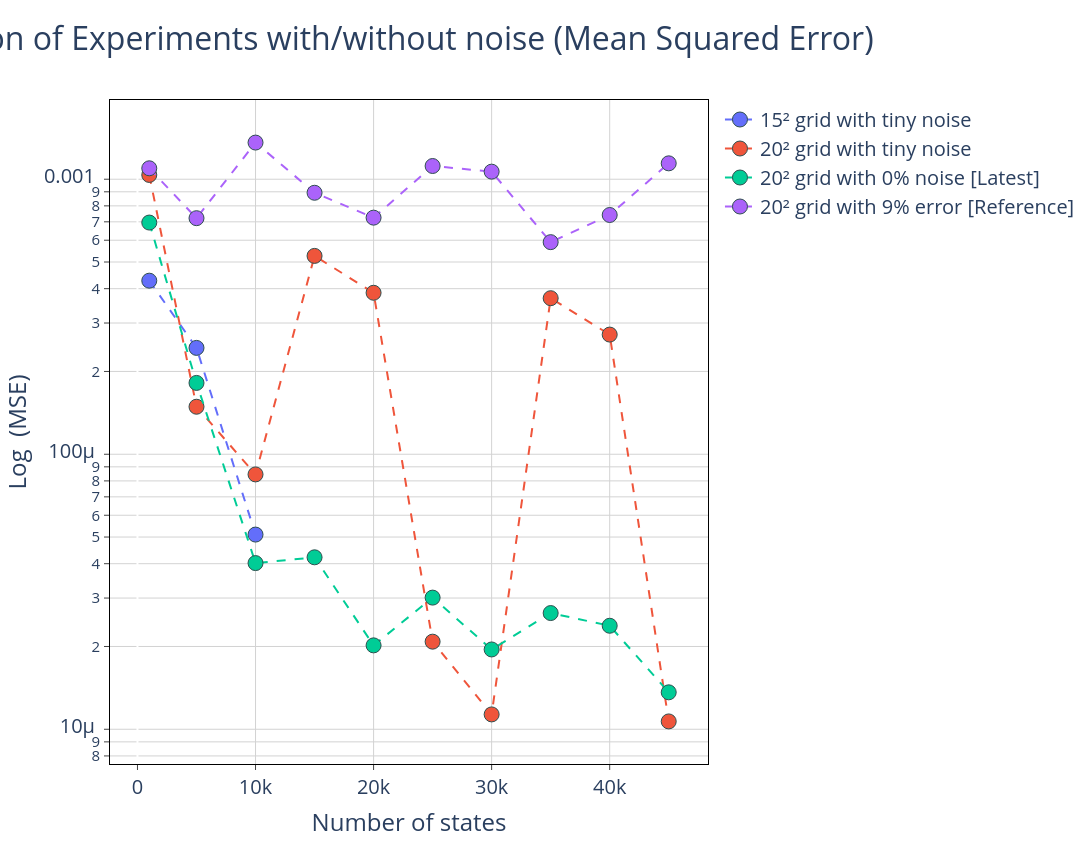

Notebook code for this chart:
### Code cell
# Configuración del subplot
fig = make_subplots(
    rows=1, 
    cols=1, 
     # Actualizado para que coincida con tus datos
)
"""
# Agregar la primera fila (row=1)
fig.add_trace(
    go.Scatter(
        x=df_50_pure['Nstates'], 
        y=df_50_pure['MSE'], 
        mode='lines+markers', 
        name='50² grid with 0% noise',
        line=dict(dash='dash')
    ),
    row=1, col=1
)

# Agregar la segunda fila (row=2)
fig.add_trace(
    go.Scatter(
        x=df_50_error['Nstates'], 
        y=df_50_error['MSE'], 
        mode='lines+markers', 
        name='50² grid with 30% noise',
        line=dict(dash='dash')
    ),
    row=1, col=1
)

# Agregar la tercera fila (row=3)
fig.add_trace(
    go.Scatter(
        x=df_10_error['Nstates'], 
        y=df_10_error['MSE'], 
        mode='lines+markers', 
        name='10² grid with 30% noise',
        line=dict(dash='dash')
    ),
    row=1, col=1
)
"""
fig.add_trace(
    go.Scatter(
        x=df_15_tiny_noise['Nstates'], 
        y=df_15_tiny_noise['MSE'], 
        mode='lines+markers', 
        name='15² grid with tiny noise',
        line=dict(dash='dash')
    ),
    row=1, col=1
)


fig.add_trace(
    go.Scatter(
        x=df_20_tiny_noise['Nstates'], 
        y=df_20_tiny_noise['MSE'], 
        mode='lines+markers', 
        name='20² grid with tiny noise',
        line=dict(dash='dash')
    ),
    row=1, col=1
)

fig.add_trace(go.Scatter(
    x = results_df.loc[results_df['Noise'] == 0.0, 'N_states'],
    y = results_df.loc[results_df['Noise'] == 0.0, 'MSE'],
    name="20² grid with 0% noise [Latest]",
    mode='lines+markers',
    line=dict(dash='dash')
))

fig.add_trace(go.Scatter(
    x = results_df.loc[results_df['Noise'] == 9.0, 'N_states'],
    y = results_df.loc[results_df['Noise'] == 9.0, 'MSE'],
    name="20² grid with 9% error [Reference]",
    mode='lines+markers',
    line=dict(dash='dash')
))
"""
fig.add_trace(go.Scatter(
    x=df_single_pt['Nstates'], 
    y=df_single_pt['MSE'], 
    mode='lines+markers', 
    name='single point experiment 0% noise',
    line=dict(dash='dash')
    ),
row=1, col=1
)
"""

fig.update_traces(marker=dict(size=15, line=dict(width=1, color='DarkSlateGrey')))
fig.update_layout(
    height = 844,
    width = 1500,
    font=dict(size=20),
    paper_bgcolor='white',
    plot_bgcolor='white',
    title={
        'text': "Model correlation of Experiments with/without noise (Mean Squared Error)",
        'font': {'size': 32},
        'x' :0.8
    },
    #title_text="Root Mean Squared Error"
)
fig.update_xaxes(
    mirror=True,
    ticks='outside',
    showline=True,
    linecolor='black',
    gridcolor='lightgrey',
    title_text='Number of states'

)
fig.update_yaxes(
    mirror=True,
    ticks='outside',
    showline=True,
    zeroline=True,
    linecolor='black',
    gridcolor='lightgrey',
    type='log',
    title_text='Log  (MSE)'
)
fig.show()

### Figure 1 — Plotly figure (JSON) as saved in the notebook; plotly's stock layout.template omitted (floating-point values rounded to 4 significant figures)
{"data": [{"line": {"dash": "dash"}, "marker": {"line": {"color": "DarkSlateGrey", "width": 1}, "size": 15}, "mode": "lines+markers", "name": "15² grid with tiny noise", "type": "scatter", "x": [1000.0, 5000.0, 10000.0], "xaxis": "x", "y": [0.0004276, 0.0002436, 5.103e-05], "yaxis": "y"}, {"line": {"dash": "dash"}, "marker": {"line": {"color": "DarkSlateGrey", "width": 1}, "size": 15}, "mode": "lines+markers", "name": "20² grid with tiny noise", "type": "scatter", "x": [1000.0, 5000.0, 10000.0, 15000.0, 20000.0, 25000.0, 30000.0, 35000.0, 40000.0, 45000.0], "xaxis": "x", "y": [0.001036, 0.0001488, 8.447e-05, 0.0005262, 0.0003865, 2.082e-05, 1.132e-05, 0.0003693, 0.0002723, 1.068e-05], "yaxis": "y"}, {"line": {"dash": "dash"}, "marker": {"line": {"color": "DarkSlateGrey", "width": 1}, "size": 15}, "mode": "lines+markers", "name": "20² grid with 0% noise [Latest]", "type": "scatter", "x": [1000.0, 5000.0, 10000.0, 15000.0, 20000.0, 25000.0, 30000.0, 35000.0, 40000.0, 45000.0], "y": [0.0006957, 0.0001817, 4.02e-05, 4.22e-05, 2.019e-05, 3.011e-05, 1.951e-05, 2.646e-05, 2.379e-05, 1.363e-05]}, {"line": {"dash": "dash"}, "marker": {"line": {"color": "DarkSlateGrey", "width": 1}, "size": 15}, "mode": "lines+markers", "name": "20² grid with 9% error [Reference]", "type": "scatter", "x": [1000.0, 5000.0, 10000.0, 15000.0, 20000.0, 25000.0, 30000.0, 35000.0, 40000.0, 45000.0], "y": [0.001096, 0.0007217, 0.001359, 0.0008927, 0.0007249, 0.001117, 0.001065, 0.0005905, 0.0007412, 0.001142]}], "layout": {"font": {"size": 20}, "height": 844, "paper_bgcolor": "white", "plot_bgcolor": "white", "title": {"font": {"size": 32}, "text": "Model correlation of Experiments with/without noise (Mean Squared Error)", "x": 0.8}, "width": 1500, "xaxis": {"anchor": "y", "domain": [0, 1], "gridcolor": "lightgrey", "linecolor": "black", "mirror": true, "showline": true, "ticks": "outside", "title": {"text": "Number of states"}}, "yaxis": {"anchor": "x", "domain": [0, 1], "gridcolor": "lightgrey", "linecolor": "black", "mirror": true, "showline": true, "ticks": "outside", "title": {"text": "Log  (MSE)"}, "type": "log", "zeroline": true}}}
